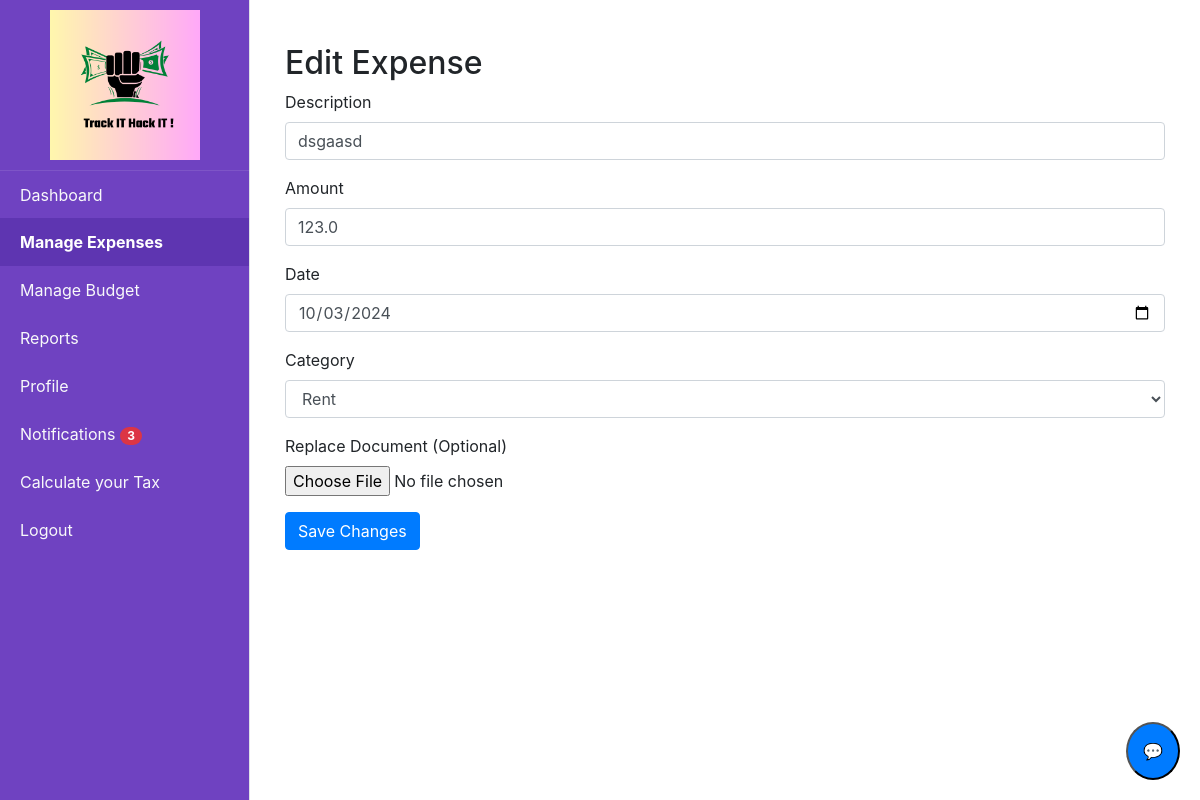
The page /edit_expense/38 (signed in) on the database as committed earlier.
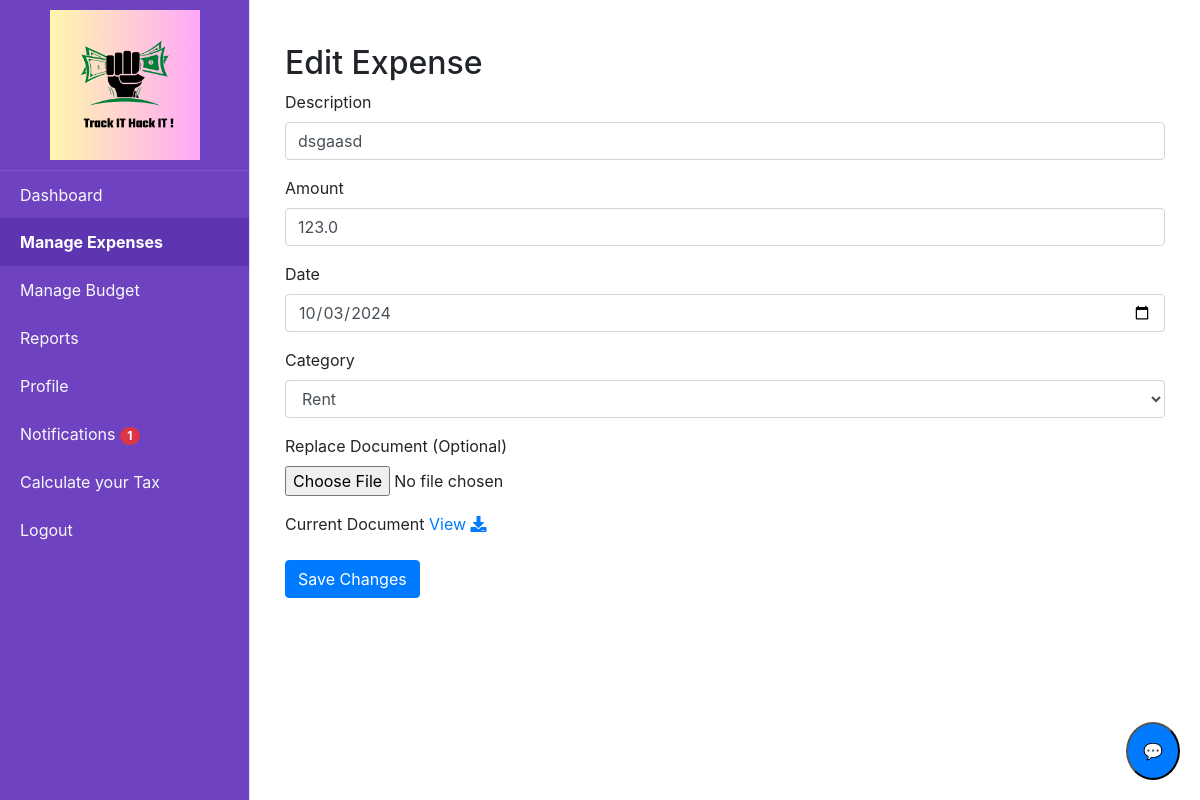
The same page on the database as committed later.
### tables this page shows
CREATE TABLE expenses (id INTEGER PRIMARY KEY AUTOINCREMENT, user_id INTEGER, date TEXT, description TEXT, amount REAL, category_id TEXT, document TEXT, is_income INTEGER DEFAULT (0), FOREIGN KEY (category_id) REFERENCES category (id), FOREIGN KEY (user_id) REFERENCES users (id));

### app.py (the view, shortened to what this page needs)
@app.route('/edit_expense/<int:expense_id>', methods=['GET', 'POST'])
@login_required
def edit_expense(expense_id):
    expense = query_db('SELECT * FROM expenses WHERE id = ? AND user_id = ?', [expense_id, current_user.id], one=True)
    if not expense:
        flash('Expense not found or unauthorized access.', 'danger')
        return redirect(url_for('view_expenses'))
    categories = query_db('SELECT * FROM category')
    return render_template('edit_expense.html', expense=expense, categories=categories)

### app.py (called while the page is built)
@login_manager.user_loader
def load_user(user_id):
    return get_user_by_id(user_id)

@app.after_request
def after_request(response):
    response.headers["Cache-Control"] = "no-cache, no-store, must-revalidate"
    return response

@app.context_processor
def inject_unread_notifications():
    if current_user.is_authenticated:
        unread_count = query_db('''
            SELECT COUNT(*)
            FROM notifications
            WHERE user_id = ? AND is_read = 0
        ''', [current_user.id], one=True)
        return dict(unread_count=unread_count[0] if unread_count else 0)
    return dict(unread_count=0)

### database.py (called while the page is built)
def get_db():
    return sqlite3.connect(DATABASE)

def query_db(query, args=(), one=False):
    cur = get_db().execute(query, args)
    rv = cur.fetchall()
    cur.close()
    return (rv[0] if rv else None) if one else rv

def get_user_by_id(user_id):
    conn = sqlite3.connect(DATABASE)
    cursor = conn.cursor()
    cursor.execute('SELECT * FROM users WHERE id = ?', (user_id,))
    user = cursor.fetchone()
    conn.close()
    if user:
        return User(id=user[0], username=user[1], email=user[2], password=user[3])
    return None

### templates/edit_expense.html
{% extends "home.html" %}
{% block content %}
<div class="container mt-4">
    <h2>Edit Expense</h2>
    <form action="{{ url_for('edit_expense', expense_id=expense[0]) }}" method="POST" enctype="multipart/form-data">
        <div class="form-group">
            <label for="description">Description</label>
            <input type="text" class="form-control" id="description" name="description" value="{{ expense[3] }}" required>
        </div>
        <div class="form-group">
            <label for="amount">Amount</label>
            <input type="number" step="0.01" class="form-control" id="amount" name="amount" value="{{ expense[4] }}" required>
        </div>
        <div class="form-group">
            <label for="date">Date</label>
            <input type="date" class="form-control" id="date" name="date" value="{{ expense[2] }}" required>
        </div>
        <div class="form-group">
            <label for="category">Category</label>
            <select class="form-control" id="category" name="category" required>
                {% for category in categories %}
                <option value="{{ category[0] }}" {% if  expense[5] == category[0]|string %}selected{% endif %}>
                {{ category[1] }}
            </option>
                {% endfor %}
            </select>
        </div>
        <div class="form-group">
            <label for="document">Replace Document (Optional)</label>
            <input type="file" class="form-control-file" id="document" name="document">
        </div>
       {% if expense[6] %}
        <div class="form-group">
            <label>Current Document</label>
             {% if expense[6] %}
              <a href="{{ url_for('uploaded_file', filename= expense[6]) }}" target="_blank">View</a></small>
            {% endif %}
                <a href="{{ url_for('download_file', filename=expense[6].split('/')[-1])  }}" class="fas fa-download"></a>
        </div>
    {% endif %}
        <button type="submit" class="btn btn-primary">Save Changes</button>
    </form>
</div>
{% endblock %}

Rows that differ between the two databases and show on the page:
changed expenses "dsgaasd": document empty → "uploads\\Screenshot_1.png" (drawn)
Other text that changed with them:
{{ unread_count }}: "3" → "1"
text now shown: "Current Document View"
